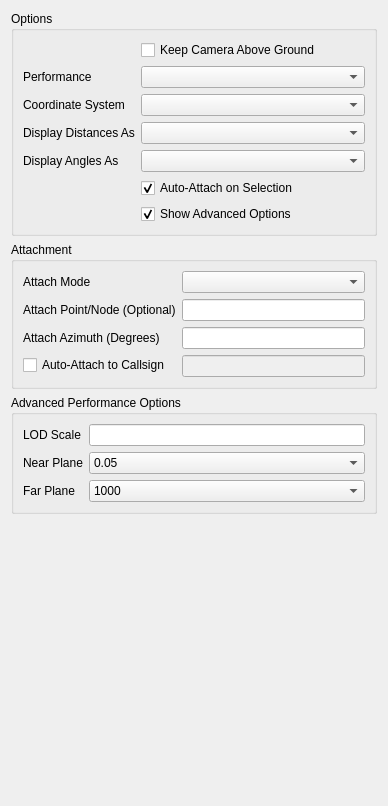
           <widget class="QWidget" name="scrollAreaWidgetContents_2">
            <property name="geometry">
             <rect>
              <x>0</x>
              <y>0</y>
              <width>388</width>
              <height>806</height>
             </rect>
            </property>
            <layout class="QVBoxLayout" name="verticalLayout_2">
             <item>
              <widget class="QGroupBox" name="groupBox">
               <property name="title">
                <string>Options</string>
               </property>
               <layout class="QFormLayout" name="formLayout">
                <item row="2" column="0">
                 <widget class="QLabel" name="mGeneralPerformaceLabel">
                  <property name="sizePolicy">
                   <sizepolicy hsizetype="Minimum" vsizetype="Preferred">
                    <horstretch>0</horstretch>
                    <verstretch>0</verstretch>
                   </sizepolicy>
                  </property>
                  <property name="text">
                   <string>Performance</string>
                  </property>
                  <property name="buddy">
                   <cstring>mGeneralPerformanceComboBox</cstring>
                  </property>
                 </widget>
                </item>
                <item row="3" column="0">
                 <widget class="QLabel" name="mOptionsCoordinateSystemLabel">
                  <property name="sizePolicy">
                   <sizepolicy hsizetype="Minimum" vsizetype="Preferred">
                    <horstretch>0</horstretch>
                    <verstretch>0</verstretch>
                   </sizepolicy>
                  </property>
                  <property name="text">
                   <string>Coordinate System</string>
                  </property>
                  <property name="buddy">
                   <cstring>mOptionsCoordinateSystemComboBox</cstring>
                  </property>
                 </widget>
                </item>
                <item row="3" column="1">
                 <widget class="QComboBox" name="mOptionsCoordinateSystemComboBox">
                  <property name="sizePolicy">
                   <sizepolicy hsizetype="Preferred" vsizetype="Fixed">
                    <horstretch>0</horstretch>
                    <verstretch>0</verstretch>
                   </sizepolicy>
                  </property>
                  <property name="toolTip">
                   <string>Select the coordinate system to be used. This is a global change. </string>
                  </property>
                 </widget>
                </item>
                <item row="2" column="1">
                 <widget class="QComboBox" name="mGeneralPerformanceComboBox">
                  <property name="sizePolicy">
                   <sizepolicy hsizetype="Preferred" vsizetype="Fixed">
                    <horstretch>0</horstretch>
                    <verstretch>0</verstretch>
                   </sizepolicy>
                  </property>
                  <property name="toolTip">
                   <string>Select one of the preset performance options of customize your own. </string>
                  </property>
                  <property name="currentIndex">
                   <number>-1</number>
                  </property>
                 </widget>
                </item>
                <item row="6" column="1">
                 <widget class="QCheckBox" name="mToolsAutoAttachOnSelectionCheckBox">
                  <property name="toolTip">
                   <string>This selects whether or not to attach to an entity from double clicking it in the search window</string>
                  </property>
                  <property name="text">
                   <string>Auto-Attach on Selection</string>
                  </property>
                  <property name="checked">
                   <bool>true</bool>
                  </property>
                 </widget>
                </item>
                <item row="7" column="1">
                 <widget class="QCheckBox" name="mGeneralShowAdvancedOptionsCheckBox">
                  <property name="text">
                   <string>Show Advanced Options</string>
                  </property>
                  <property name="checked">
                   <bool>true</bool>
                  </property>
                 </widget>
                </item>
                <item row="1" column="1">
                 <widget class="QCheckBox" name="mGeneralEnableCameraCollisionCheckBox">
                  <property name="toolTip">
                   <string>Selecting this will prevent the camera from going under the earth.</string>
                  </property>
                  <property name="text">
                   <string>Keep Camera Above Ground</string>
                  </property>
                 </widget>
                </item>
                <item row="5" column="0">
                 <widget class="QLabel" name="label">
                  <property name="text">
                   <string>Display Angles As</string>
                  </property>
                 </widget>
                </item>
                <item row="4" column="0">
                 <widget class="QLabel" name="label_2">
                  <property name="text">
                   <string>Display Distances As</string>
                  </property>
                 </widget>
                </item>
                <item row="4" column="1">
                 <widget class="QComboBox" name="mDistanceUnitCombo"/>
                </item>
                <item row="5" column="1">
                 <widget class="QComboBox" name="mAngleUnitCombo"/>
                </item>
               </layout>
              </widget>
             </item>
             <item>
              <widget class="QGroupBox" name="mAttachOptionsGroup">
               <property name="title">
                <string>Attachment</string>
               </property>
               <layout class="QFormLayout" name="formLayout_2">
                <item row="0" column="0">
                 <widget class="QLabel" name="mGeneralAttachModeLabel">
                  <property name="sizePolicy">
                   <sizepolicy hsizetype="Minimum" vsizetype="Preferred">
                    <horstretch>0</horstretch>
                    <verstretch>0</verstretch>
                   </sizepolicy>
                  </property>
                  <property name="text">
                   <string>Attach Mode</string>
                  </property>
                  <property name="buddy">
                   <cstring>mGeneralAttachModeComboBox</cstring>
                  </property>
                 </widget>
                </item>
                <item row="0" column="1">
                 <widget class="QComboBox" name="mGeneralAttachModeComboBox">
                  <property name="sizePolicy">
                   <sizepolicy hsizetype="Preferred" vsizetype="Fixed">
                    <horstretch>1</horstretch>
                    <verstretch>0</verstretch>
                   </sizepolicy>
                  </property>
                  <property name="toolTip">
                   <string>Selects first or third person attach mode. </string>
                  </property>
                  <property name="currentIndex">
                   <number>-1</number>
                  </property>
                 </widget>
                </item>
                <item row="1" column="0">
                 <widget class="QLabel" name="mAttachNodeLabel">
                  <property name="text">
                   <string>Attach Point/Node (Optional)</string>
                  </property>
                 </widget>
                </item>
                <item row="1" column="1">
                 <widget class="QLineEdit" name="mAttachNodeName">
                  <property name="toolTip">
                   <string>Name of pre-created attach point provided by the 3d model creator.  If this does not exist, it will be ignored.</string>
                  </property>
                 </widget>
                </item>
                <item row="2" column="0">
                 <widget class="QLabel" name="mAttachAzimuthLabel">
                  <property name="toolTip">
                   <string>Attach azimuth in degrees.  Right is positive.</string>
                  </property>
                  <property name="text">
                   <string>Attach Azimuth (Degrees)</string>
                  </property>
                 </widget>
                </item>
                <item row="2" column="1">
                 <widget class="QLineEdit" name="mAttachAzimuth">
                  <property name="toolTip">
                   <string>Attach azimuth in degrees.  Right is positive.</string>
                  </property>
                  <property name="text">
                   <string/>
                  </property>
                 </widget>
                </item>
                <item row="3" column="0">
                 <widget class="QCheckBox" name="mAutoAttachCheckBox">
                  <property name="toolTip">
                   <string>If this is enabled, and the Auto-Attach Callsign is set, this will automatically attach to any entity with that callsign when it enters the world.</string>
                  </property>
                  <property name="text">
                   <string>Auto-Attach to Callsign</string>
                  </property>
                 </widget>
                </item>
                <item row="3" column="1">
                 <widget class="QLineEdit" name="mAutoAttachCallsign">
                  <property name="enabled">
                   <bool>false</bool>
                  </property>
                 </widget>
                </item>
               </layout>
              </widget>
             </item>
             <item>
              <widget class="QGroupBox" name="mGeneralAdvancedPerformanceOptionsGroupBox">
               <property name="title">
                <string>Advanced Performance Options</string>
               </property>
               <layout class="QFormLayout" name="formLayout_3">
                <item row="0" column="0">
                 <widget class="QLabel" name="mGeneralLODScaleLabel">
                  <property name="text">
                   <string>LOD Scale</string>
                  </property>
                  <property name="buddy">
                   <cstring>mGeneralLODScaleLineEdit</cstring>
                  </property>
                 </widget>
                </item>
                <item row="0" column="1">
                 <widget class="QLineEdit" name="mGeneralLODScaleLineEdit">
                  <property name="toolTip">
                   <string>This is the scale value for level of detail</string>
                  </property>
                 </widget>
                </item>
                <item row="1" column="1">
                 <widget class="QComboBox" name="mGeneralNearClippingPlaneComboBox">
                  <property name="currentIndex">
                   <number>0</number>
                  </property>
                  <item>
                   <property name="text">
                    <string>0.05</string>
                   </property>
                  </item>
                  <item>
                   <property name="text">
                    <string>0.1</string>
                   </property>
                  </item>
                  <item>
                   <property name="text">
                    <string>0.25</string>
                   </property>
                  </item>
                  <item>
                   <property name="text">
                    <string>0.5</string>
                   </property>
                  </item>
                  <item>
                   <property name="text">
                    <string>1</string>
                   </property>
                  </item>
                  <item>
                   <property name="text">
                    <string>2</string>
                   </property>
                  </item>
                  <item>
                   <property name="text">
                    <string>5</string>
                   </property>
                  </item>
                  <item>
                   <property name="text">
                    <string>10</string>
                   </property>
                  </item>
                  <item>
                   <property name="text">
                    <string>100</string>
                   </property>
                  </item>
                 </widget>
                </item>
                <item row="2" column="1">
                 <widget class="QComboBox" name="mGeneralFarClippingPlaneComboBox">
                  <property name="currentIndex">
                   <number>0</number>
                  </property>
                  <item>
                   <property name="text">
                    <string>1000</string>
                   </property>
                  </item>
                  <item>
                   <property name="text">
                    <string>2000</string>
                   </property>
                  </item>
                  <item>
                   <property name="text">
                    <string>5000</string>
                   </property>
                  </item>
                  <item>
                   <property name="text">
                    <string>8000</string>
                   </property>
                  </item>
                  <item>
                   <property name="text">
                    <string>10000</string>
                   </property>
                  </item>
                  <item>
                   <property name="text">
                    <string>11000</string>
                   </property>
                  </item>
                  <item>
                   <property name="text">
                    <string>12000</string>
                   </property>
                  </item>
                  <item>
                   <property name="text">
                    <string>15000</string>
                   </property>
                  </item>
                  <item>
                   <property name="text">
                    <string>18000</string>
                   </property>
                  </item>
                  <item>
                   <property name="text">
                    <string>20000</string>
                   </property>
                  </item>
                  <item>
                   <property name="text">
                    <string>25000</string>
                   </property>
                  </item>
                  <item>
                   <property name="text">
                    <string>30000</string>
                   </property>
                  </item>
                  <item>
                   <property name="text">
                    <string>50000</string>
                   </property>
                  </item>
                 </widget>
                </item>
                <item row="1" column="0">
                 <widget class="QLabel" name="mGeneralNearClippingPlaneLabel">
                  <property name="text">
                   <string>Near Plane</string>
                  </property>
                 </widget>
                </item>
                <item row="2" column="0">
                 <widget class="QLabel" name="mGeneralFarClippingPlaneLabel">
                  <property name="text">
                   <string>Far Plane</string>
                  </property>
                 </widget>
                </item>
               </layout>
              </widget>
             </item>
             <item>
              <spacer>
               <property name="orientation">
                <enum>Qt::Vertical</enum>
               </property>
               <property name="sizeType">
                <enum>QSizePolicy::Expanding</enum>
               </property>
               <property name="sizeHint" stdset="0">
                <size>
                 <width>20</width>
                 <height>900</height>
                </size>
               </property>
              </spacer>
             </item>
            </layout>
           </widget>
